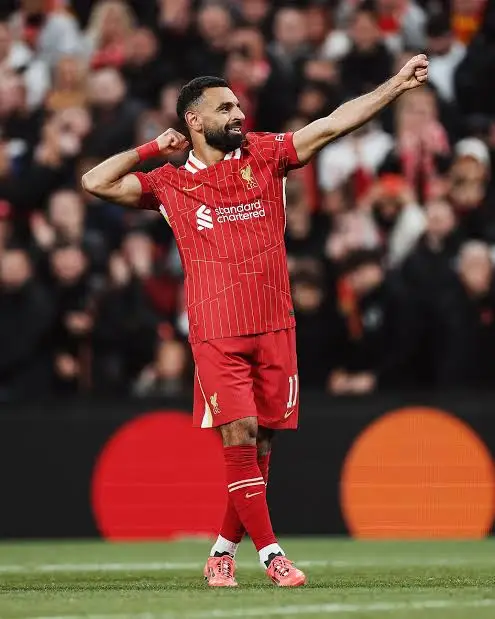
#> input picture Labs/Lab 1/Images/Mosalah.jpg, 495 x 619 px, found by its file name
$ python task2.py
#> lines starting #> are read from the running program, lines starting #| are printed output that depends on the picture
import cv2
import numpy as np
from google.colab.patches import cv2_imshow

# ==========================================
# TASK 2 — Social Media Themed Photo Frame
# ==========================================

# 1. Load image
image_path = "/Mosalah.jpg"
img = cv2.imread(image_path)
#> img is the input picture: shape (619, 495, 3); mean B, G, R 56.3, 67.7, 108.6

if img is None:
    raise ValueError("Image not found!")

print(" Original Image:")
cv2_imshow(img)

# 2. Flip horizontally
flipped = cv2.flip(img, 1)
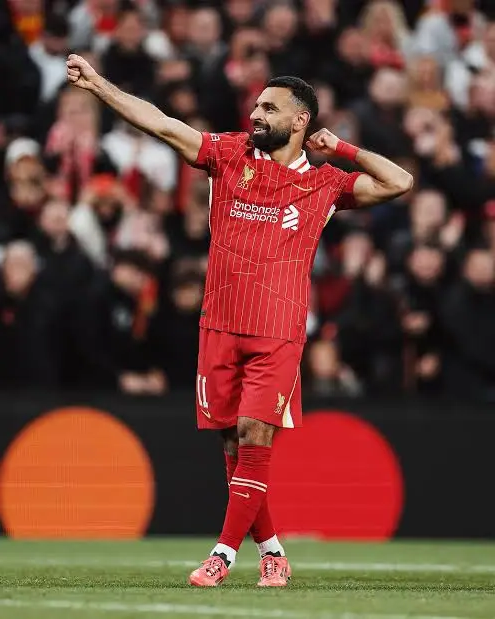
#> flipped: shape (619, 495, 3); mean B, G, R 56.3, 67.7, 108.6
print(" Flipped Image (Selfie Effect):")
cv2_imshow(flipped)

# 3. Create thick rectangle frame simulation
frame_img = flipped.copy()
h, w, c = frame_img.shape
#> h = 619; w = 495; c = 3

color = (0, 120, 255)  # orange BGR
thickness = 25

# Draw top, bottom, left, right with margin to simulate round corners
cv2.line(frame_img, (40, 20), (w-40, 20), color, thickness)
cv2.line(frame_img, (40, h-20), (w-40, h-20), color, thickness)
cv2.line(frame_img, (20, 40), (20, h-40), color, thickness)
cv2.line(frame_img, (w-20, 40), (w-20, h-40), color, thickness)
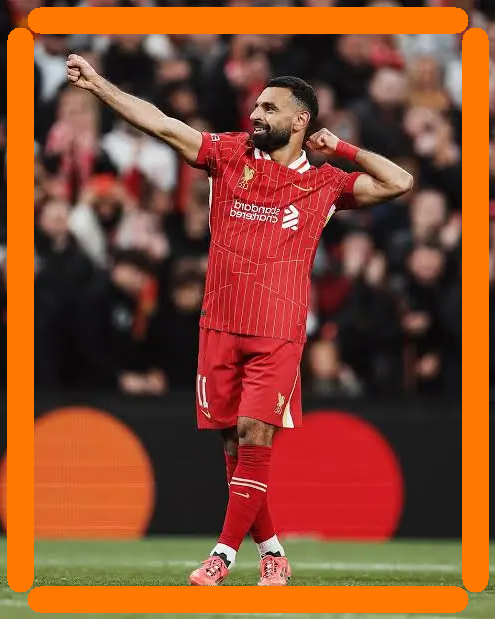
#> frame_img: shape (619, 495, 3); mean B, G, R 45.4, 74.3, 136.6

print(" Final Image with Rounded-Style Frame:")
cv2_imshow(frame_img)

# 4. Save
cv2.imwrite("/profile_frame.jpg", frame_img)
print("Saved as: /profile_frame.jpg")

$ run again, with Labs/Lab 1/Images/Task 2.jpeg copied over Labs/Lab 1/Images/Mosalah.jpg
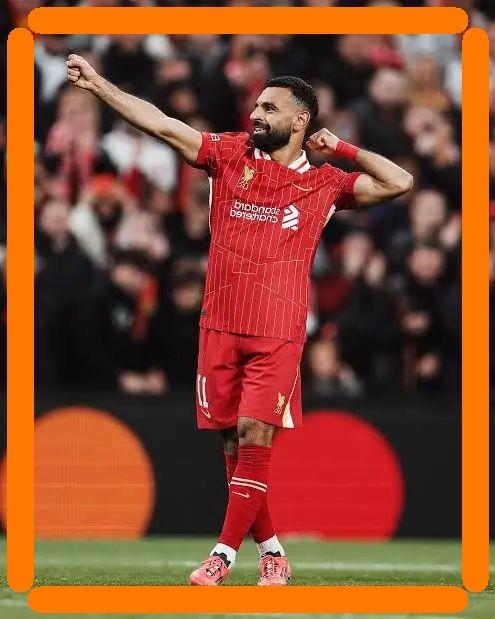
#> input picture Labs/Lab 1/Images/Task 2.jpeg, 495 x 619 px, found by its file name
#> img is the input picture: shape (619, 495, 3); mean B, G, R 45.5, 74.5, 136.5
#> `flipped = cv2.flip(img, 1)`:
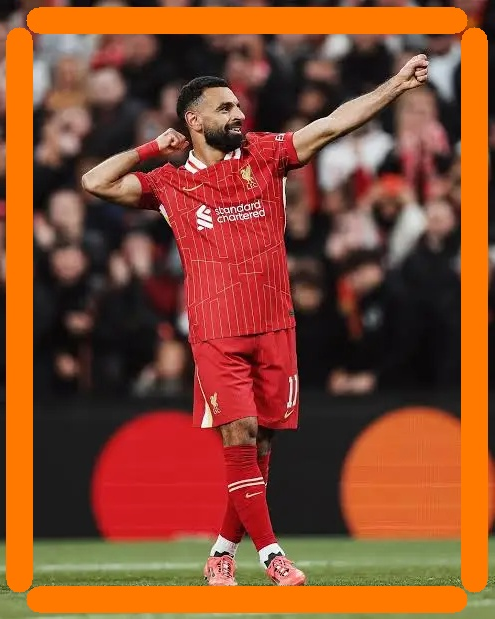
#> flipped: shape (619, 495, 3); mean B, G, R 45.5, 74.5, 136.5
#> `cv2.line(frame_img, (w-20, 40), (w-20, h-40), color, thickness)`:
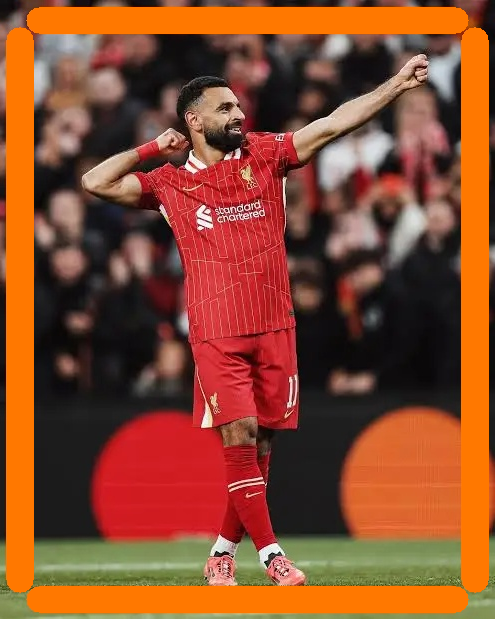
#> frame_img: shape (619, 495, 3); mean B, G, R 45, 74.5, 137.5
